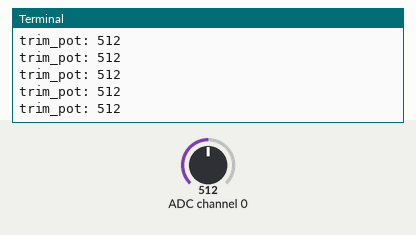
This program was run on a simulated Raspberry Pi (BCM pin numbers). Shown: the last lines printed to the terminal. Inputs (shaded band) come from the test bench; at power-on: ADC channel 0 = 512 (analog values on the 0–1023 scale).

Above: at 1.2 s.
1.3 s: ADC channel 0 set to 716
At 2.2 s:
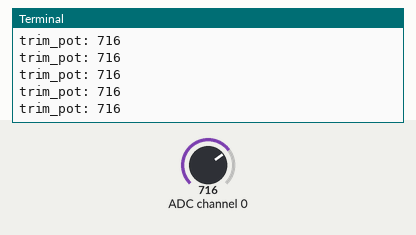
2.8 s: ADC channel 0 set to 900
At 3.4 s:
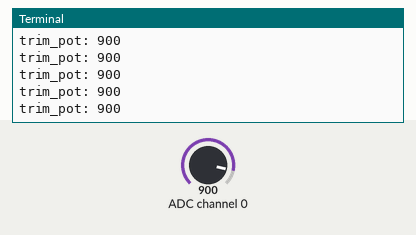
Timing chart, 0 to 5.8 s (numbered marks = the images above; inputs shaded):
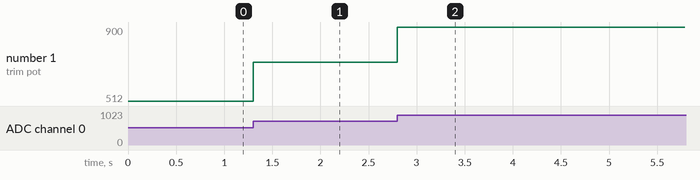

The program:

BitBangTest.py
```python
#!/usr/bin/env python

# Written by Limor "Ladyada" Fried for Adafruit Industries, (c) 2015
# This code is released into the public domain

import time
import os
import RPi.GPIO as GPIO

GPIO.setmode(GPIO.BCM)
DEBUG = 1

# read SPI data from MCP3008 chip, 8 possible adc's (0 thru 7)
def readadc(adcnum, clockpin, mosipin, misopin, cspin):
        if ((adcnum > 7) or (adcnum < 0)):
                return -1
        GPIO.output(cspin, True)

        GPIO.output(clockpin, False)  # start clock low
        GPIO.output(cspin, False)     # bring CS low

        commandout = adcnum
        commandout |= 0x18  # start bit + single-ended bit
        commandout <<= 3    # we only need to send 5 bits here
        for i in range(5):
                if (commandout & 0x80):
                        GPIO.output(mosipin, True)
                else:
                        GPIO.output(mosipin, False)
                commandout <<= 1
                GPIO.output(clockpin, True)
                GPIO.output(clockpin, False)

        adcout = 0
        # read in one empty bit, one null bit and 10 ADC bits
        for i in range(12):
                GPIO.output(clockpin, True)
                GPIO.output(clockpin, False)
                adcout <<= 1
                if (GPIO.input(misopin)):
                        adcout |= 0x1

        GPIO.output(cspin, True)

        adcout >>= 1       # first bit is 'null' so drop it
        return adcout

# change these as desired - they're the pins connected from the
# SPI port on the ADC to the Cobbler
SPICLK = 18
SPIMISO = 23
SPIMOSI = 24
SPICS = 25

# set up the SPI interface pins
GPIO.setup(SPIMOSI, GPIO.OUT)
GPIO.setup(SPIMISO, GPIO.IN)
GPIO.setup(SPICLK, GPIO.OUT)
GPIO.setup(SPICS, GPIO.OUT)

# 10k trim pot connected to adc #0
potentiometer_adc = 0;

last_read = 0       # this keeps track of the last potentiometer value
tolerance = 5       # to keep from being jittery we'll only change
                    # volume when the pot has moved more than 5 'counts'

while True:
        # we'll assume that the pot didn't move
        trim_pot_changed = False

        # read the analog pin
        trim_pot = readadc(potentiometer_adc, SPICLK, SPIMOSI, SPIMISO, SPICS)
        # how much has it changed since the last read?
        pot_adjust = abs(trim_pot - last_read)

        if DEBUG:
                print "trim_pot:", trim_pot
                #print "pot_adjust:", pot_adjust
                #print "last_read", last_read

        if ( pot_adjust > tolerance ):
               trim_pot_changed = True
```

Measured:
- after the input at 1.3 s, the terminal: prints a new line at once (image 1)
- after the input at 2.8 s, the terminal: prints a new line at once (image 2)
- plotted number 1: 512 → 716 after the input at 1.3 s, 716 → 900 after the input at 2.8 s
